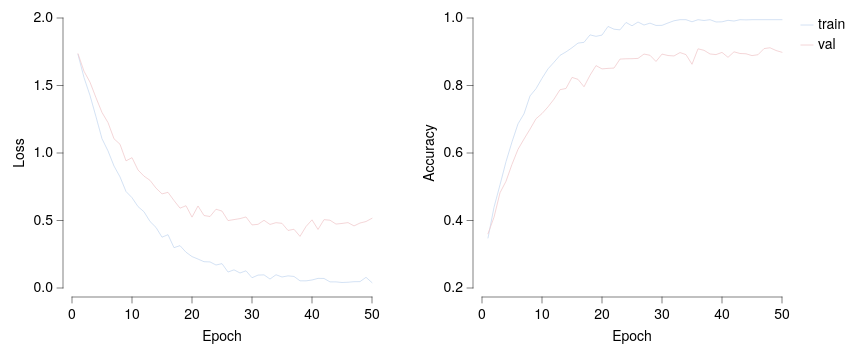

The specification (Vega-Lite) saved for this image:
### Vega-Lite specification from a JSON file in a GitHub repository (floating-point values rounded to 4 significant figures)
{"background": null, "config": {"arc": {"fill": "#DBDBDB", "fillOpacity": 1.0, "innerRadius": 33.75, "padAngle": 0.03, "stroke": "black", "strokeOpacity": 1, "strokeWidth": 0.25}, "area": {"fill": "#DBDBDB", "fillOpacity": 1.0, "stroke": "black", "strokeOpacity": 1, "strokeWidth": 0.25}, "axis": {"domain": true, "domainCap": "round", "domainColor": "black", "domainWidth": 0.25, "grid": false, "gridCap": "round", "gridColor": "#F1F1F1", "gridDash": [0, 0], "gridOpacity": 1.0, "gridWidth": 0.25, "labelColor": "black", "labelFont": "Helvetica Neue, HelveticaNeue, Helvetica, Arial, sans-serif", "labelFontSize": 7, "labelFontStyle": "normal", "labelFontWeight": 400, "offset": 4.5, "ticks": true, "tickCap": "round", "tickColor": "black", "tickRound": false, "tickSize": 3, "tickWidth": 0.25, "titleColor": "black", "titleFont": "Helvetica Neue, HelveticaNeue, Helvetica, Arial, sans-serif", "titleFontSize": 7, "titleFontStyle": "normal", "titleFontWeight": 400}, "axisX": {"domain": true, "labelAlign": "center", "labelAngle": 0, "labels": true, "ticks": true, "translate": 0}, "axisY": {"domain": true, "labelAlign": "right", "labelAngle": 0, "labels": true, "ticks": true, "translate": 0}, "axisRight": {"domain": true, "labelAlign": "left", "labelAngle": 0, "labels": true, "ticks": true, "translate": 0}, "axisTop": {"domain": true, "labelAlign": "center", "labelAngle": 0, "labels": true, "ticks": true, "translate": 0}, "axisBand": {"tickOffset": 0}, "bar": {"fill": "#DBDBDB", "fillOpacity": 1.0, "stroke": "black", "strokeOpacity": 1, "strokeWidth": 0.25}, "boxplot": {"size": 12.15, "ticks": {"cornerRadius": 0.25, "fill": "black", "opacity": 1, "size": 6.075, "thickness": 0.25}, "box": {"fillOpacity": 1.0, "stroke": "black", "strokeOpacity": 1, "strokeWidth": 0.25}, "median": {"cornerRadius": 0, "fill": "black", "fillOpacity": 1.0, "opacity": 1, "size": 12.15, "thickness": 0.25}, "rule": {"fill": "black", "fillOpacity": 1.0, "size": 13.5, "stroke": "black", "strokeDash": [0, 0], "strokeOpacity": 1, "strokeWidth": 0.25}, "outliers": {"color": "black", "fill": "black", "fillOpacity": 1.0, "size": 0, "stroke": "black", "strokeOpacity": 1, "strokeWidth": 0.25}}, "circle": {"fill": "black", "fillOpacity": 1.0, "size": 0.675, "stroke": null, "strokeOpacity": 1, "strokeWidth": 0.25}, "errorband": {"band": {"fillOpacity": 0.6, "stroke": null, "strokeWidth": 0.25, "strokeOpacity": 1}, "borders": {"opacity": 0, "strokeOpacity": 0.25, "strokeWidth": 1}}, "errorbar": {"opacity": 1, "rule": {"strokeDash": [0, 0], "strokeWidth": 0.25}, "ticks": {"color": "black", "cornerRadius": 0.125, "opacity": 1, "size": 8.1, "thickness": 0.25}, "thickness": 0.25}, "font": "Helvetica Neue, HelveticaNeue, Helvetica, Arial, sans-serif", "geoshape": {"fill": "#DBDBDB", "fillOpacity": 1.0, "stroke": "black", "strokeOpacity": 1, "strokeWidth": 0.25}, "header": {"labelColor": "black", "labelFont": "Helvetica Neue, HelveticaNeue, Helvetica, Arial, sans-serif", "labelFontSize": 7, "labelFontStyle": "normal", "labelFontWeight": 400, "titleColor": "black", "titleFont": "Helvetica Neue, HelveticaNeue, Helvetica, Arial, sans-serif", "titleFontSize": 7, "titleFontStyle": "normal", "titleFontWeight": 400, "titlePadding": 0}, "legend": {"disable": false, "offset": 4.5, "titlePadding": 4, "labelOffset": 2, "gradientLabelOffset": 2, "gradientLength": 67.5, "gradientThickness": 6.75, "gradientOpacity": 1.0, "gradientStrokeColor": "black", "gradientStrokeWidth": 0.25, "labelColor": "black", "labelFont": "Helvetica Neue, HelveticaNeue, Helvetica, Arial, sans-serif", "labelFontSize": 7, "labelFontStyle": "normal", "labelFontWeight": 400, "strokeColor": "black", "strokeWidth": 0, "symbolSize": 42, "symbolStrokeColor": "black", "symbolStrokeWidth": 0.25, "titleColor": "black", "titleFont": "Helvetica Neue, HelveticaNeue, Helvetica, Arial, sans-serif", "titleFontSize": 7, "titleFontStyle": "normal", "titleFontWeight": 400}, "line": {"color": "black", "stroke": "black", "strokeCap": "round", "strokeDash": [0, 0], "strokeOpacity": 1, "strokeWidth": 0.375}, "point": {"filled": true, "fill": "#DBDBDB", "fillOpacity": 1.0, "size": 6.75, "stroke": "black", "strokeOpacity": 1, "strokeWidth": 0.25}, "range": {"category": ["#C6D9F1", "#F1C9CB", "#FEF0B9", "#CEE37A", "#7AA8E0", "#E589A3", "#FDDD5D", "#68B961", "#4177B1", "#C35082", "#E5C227", "#438156"], "diverging": {"scheme": ["#C35082", "#CE6D94", "#D989A7", "#E2A4BA", "#EABFCE", "#F1DBE2", "#F6F6F6", "#D7E0EB", "#B9CBE0", "#9BB6D5", "#7DA1C9", "#5F8CBD", "#4177B1"]}, "heatmap": {"scheme": ["#32022B", "#43044D", "#4C196E", "#4D338C", "#484DA6", "#3A68BB", "#1D83CA", "#1D9CCB", "#23B5C9", "#28CDC5", "#4DE0B4", "#91EE9F"]}, "ordinal": {"scheme": ["#F1F1F1", "#DBDBDB", "#C6C6C6", "#B2B2B2", "#9D9D9D", "#898989", "#767676", "#636363", "#515151", "#404040", "#2F2F2F", "#1F1F1F"]}, "ramp": {"scheme": ["#32022B", "#43044D", "#4C196E", "#4D338C", "#484DA6", "#3A68BB", "#1D83CA", "#1D9CCB", "#23B5C9", "#28CDC5", "#4DE0B4", "#91EE9F"]}}, "rule": {"color": "black", "stroke": "black", "strokeCap": "round", "strokeDash": [2, 2], "strokeOpacity": 1, "strokeWidth": 0.25}, "scale": {"bandPaddingInner": 0.1, "bandPaddingOuter": 0.1, "round": false}, "rect": {"fill": "#DBDBDB", "fillOpacity": 1.0, "stroke": "black", "strokeOpacity": 1, "strokeWidth": 0.25}, "square": {"fill": "#DBDBDB", "fillOpacity": 1.0, "size": 13.5, "stroke": "black", "strokeOpacity": 1, "strokeWidth": 0.25}, "text": {"color": "black", "font": "Helvetica Neue, HelveticaNeue, Helvetica, Arial, sans-serif", "fontSize": 7, "fontStyle": "normal", "fontWeight": 400}, "tick": {"color": "black", "cornerRadius": 0.125, "opacity": 1.0, "size": 12.15, "thickness": 0.25}, "title": {"anchor": "middle", "frame": "group", "color": "black", "font": "Helvetica Neue, HelveticaNeue, Helvetica, Arial, sans-serif", "fontSize": 7, "fontStyle": "normal", "fontWeight": 400, "subtitleColor": "black", "subtitleFont": "Helvetica Neue, HelveticaNeue, Helvetica, Arial, sans-serif", "subtitleFontSize": "Helvetica Neue, HelveticaNeue, Helvetica, Arial, sans-serif", "subtitleFontStyle": "normal", "subtitleFontWeight": 400}, "trail": {"color": "black", "opacity": 1, "size": 0.375}, "view": {"continuousWidth": 150, "continuousHeight": 135, "discreteWidth": 150, "discreteHeight": 135, "fill": null, "stroke": null, "strokeWidth": 0.25}}, "hconcat": [{"mark": {"type": "line"}, "encoding": {"color": {"field": "split", "sort": ["train", "val"], "title": null, "type": "nominal"}, "x": {"field": "epoch", "scale": {"domain": [0, 50], "nice": false}, "title": "Epoch", "type": "quantitative"}, "y": {"field": "loss", "scale": {"domain": [0, 2]}, "title": "Loss", "type": "quantitative"}}}, {"mark": {"type": "line"}, "encoding": {"color": {"field": "split", "sort": ["train", "val"], "title": null, "type": "nominal"}, "x": {"field": "epoch", "scale": {"domain": [0, 50], "nice": false}, "title": "Epoch", "type": "quantitative"}, "y": {"field": "accuracy", "scale": {"domain": [0.2, 1]}, "title": "Accuracy", "type": "quantitative"}}}], "data": {"name": "data-7a4b3c2260c15d07dc72bae3f59f8ddc"}, "resolve": {"scale": {"y": "independent"}}, "$schema": "https://vega.github.io/schema/vega-lite/v6.4.1.json", "datasets": {"data-7a4b3c2260c15d07dc72bae3f59f8ddc": [{"epoch": 1, "split": "train", "loss": 1.73, "accuracy": 0.3481}, {"epoch": 2, "split": "train", "loss": 1.559, "accuracy": 0.4391}, {"epoch": 3, "split": "train", "loss": 1.426, "accuracy": 0.5057}, {"epoch": 4, "split": "train", "loss": 1.268, "accuracy": 0.5742}, {"epoch": 5, "split": "train", "loss": 1.106, "accuracy": 0.6329}, {"epoch": 6, "split": "train", "loss": 1.015, "accuracy": 0.6864}, {"epoch": 7, "split": "train", "loss": 0.9036, "accuracy": 0.7162}, {"epoch": 8, "split": "train", "loss": 0.8233, "accuracy": 0.769}, {"epoch": 9, "split": "train", "loss": 0.7148, "accuracy": 0.7905}, {"epoch": 10, "split": "train", "loss": 0.6691, "accuracy": 0.8213}, {"epoch": 11, "split": "train", "loss": 0.6032, "accuracy": 0.8493}, {"epoch": 12, "split": "train", "loss": 0.5645, "accuracy": 0.8689}, {"epoch": 13, "split": "train", "loss": 0.4929, "accuracy": 0.8893}, {"epoch": 14, "split": "train", "loss": 0.4487, "accuracy": 0.8995}, {"epoch": 15, "split": "train", "loss": 0.3765, "accuracy": 0.9119}, {"epoch": 16, "split": "train", "loss": 0.3949, "accuracy": 0.9256}, {"epoch": 17, "split": "train", "loss": 0.2986, "accuracy": 0.9279}, {"epoch": 18, "split": "train", "loss": 0.3137, "accuracy": 0.95}, {"epoch": 19, "split": "train", "loss": 0.2651, "accuracy": 0.9457}, {"epoch": 20, "split": "train", "loss": 0.2327, "accuracy": 0.9494}, {"epoch": 21, "split": "train", "loss": 0.2144, "accuracy": 0.975}, {"epoch": 22, "split": "train", "loss": 0.1948, "accuracy": 0.9668}, {"epoch": 23, "split": "train", "loss": 0.1932, "accuracy": 0.9649}, {"epoch": 24, "split": "train", "loss": 0.1704, "accuracy": 0.9868}, {"epoch": 25, "split": "train", "loss": 0.1804, "accuracy": 0.9769}, {"epoch": 26, "split": "train", "loss": 0.1183, "accuracy": 0.9881}, {"epoch": 27, "split": "train", "loss": 0.1345, "accuracy": 0.9792}, {"epoch": 28, "split": "train", "loss": 0.1113, "accuracy": 0.9848}, {"epoch": 29, "split": "train", "loss": 0.1274, "accuracy": 0.978}, {"epoch": 30, "split": "train", "loss": 0.07601, "accuracy": 0.9782}, {"epoch": 31, "split": "train", "loss": 0.0955, "accuracy": 0.9852}, {"epoch": 32, "split": "train", "loss": 0.09743, "accuracy": 0.9918}, {"epoch": 33, "split": "train", "loss": 0.0663, "accuracy": 0.995}, {"epoch": 34, "split": "train", "loss": 0.09824, "accuracy": 0.995}, {"epoch": 35, "split": "train", "loss": 0.08157, "accuracy": 0.9888}, {"epoch": 36, "split": "train", "loss": 0.0899, "accuracy": 0.995}, {"epoch": 37, "split": "train", "loss": 0.08553, "accuracy": 0.9926}, {"epoch": 38, "split": "train", "loss": 0.05317, "accuracy": 0.995}, {"epoch": 39, "split": "train", "loss": 0.05297, "accuracy": 0.9883}, {"epoch": 40, "split": "train", "loss": 0.05926, "accuracy": 0.9887}, {"epoch": 41, "split": "train", "loss": 0.07119, "accuracy": 0.9932}, {"epoch": 42, "split": "train", "loss": 0.07063, "accuracy": 0.991}, {"epoch": 43, "split": "train", "loss": 0.04534, "accuracy": 0.995}, {"epoch": 44, "split": "train", "loss": 0.0452, "accuracy": 0.9944}, {"epoch": 45, "split": "train", "loss": 0.04083, "accuracy": 0.995}, {"epoch": 46, "split": "train", "loss": 0.04269, "accuracy": 0.995}, {"epoch": 47, "split": "train", "loss": 0.04668, "accuracy": 0.995}, {"epoch": 48, "split": "train", "loss": 0.0472, "accuracy": 0.995}, {"epoch": 49, "split": "train", "loss": 0.07908, "accuracy": 0.995}, {"epoch": 50, "split": "train", "loss": 0.03975, "accuracy": 0.995}, {"epoch": 1, "split": "val", "loss": 1.736, "accuracy": 0.3608}, {"epoch": 2, "split": "val", "loss": 1.606, "accuracy": 0.4097}, {"epoch": 3, "split": "val", "loss": 1.525, "accuracy": 0.4821}, {"epoch": 4, "split": "val", "loss": 1.409, "accuracy": 0.5162}, {"epoch": 5, "split": "val", "loss": 1.3, "accuracy": 0.5664}, {"epoch": 6, "split": "val", "loss": 1.225, "accuracy": 0.6108}, {"epoch": 7, "split": "val", "loss": 1.105, "accuracy": 0.6413}, {"epoch": 8, "split": "val", "loss": 1.065, "accuracy": 0.6706}, {"epoch": 9, "split": "val", "loss": 0.9417, "accuracy": 0.7014}, {"epoch": 10, "split": "val", "loss": 0.9653, "accuracy": 0.7168}, {"epoch": 11, "split": "val", "loss": 0.8741, "accuracy": 0.7367}, {"epoch": 12, "split": "val", "loss": 0.8286, "accuracy": 0.7596}, {"epoch": 13, "split": "val", "loss": 0.7974, "accuracy": 0.7875}, {"epoch": 14, "split": "val", "loss": 0.7398, "accuracy": 0.7912}, {"epoch": 15, "split": "val", "loss": 0.6971, "accuracy": 0.824}, {"epoch": 16, "split": "val", "loss": 0.7087, "accuracy": 0.8182}, {"epoch": 17, "split": "val", "loss": 0.6479, "accuracy": 0.7962}, {"epoch": 18, "split": "val", "loss": 0.5915, "accuracy": 0.8303}, {"epoch": 19, "split": "val", "loss": 0.6094, "accuracy": 0.859}, {"epoch": 20, "split": "val", "loss": 0.5248, "accuracy": 0.8492}, {"epoch": 21, "split": "val", "loss": 0.6076, "accuracy": 0.8507}, {"epoch": 22, "split": "val", "loss": 0.5369, "accuracy": 0.8516}, {"epoch": 23, "split": "val", "loss": 0.5295, "accuracy": 0.8783}, {"epoch": 24, "split": "val", "loss": 0.5836, "accuracy": 0.8792}, {"epoch": 25, "split": "val", "loss": 0.5697, "accuracy": 0.8795}, {"epoch": 26, "split": "val", "loss": 0.4994, "accuracy": 0.8802}, {"epoch": 27, "split": "val", "loss": 0.5068, "accuracy": 0.8932}, {"epoch": 28, "split": "val", "loss": 0.514, "accuracy": 0.8895}, {"epoch": 29, "split": "val", "loss": 0.5262, "accuracy": 0.8712}, {"epoch": 30, "split": "val", "loss": 0.4672, "accuracy": 0.8931}, {"epoch": 31, "split": "val", "loss": 0.4716, "accuracy": 0.8888}, {"epoch": 32, "split": "val", "loss": 0.5014, "accuracy": 0.8875}, {"epoch": 33, "split": "val", "loss": 0.4707, "accuracy": 0.8976}, {"epoch": 34, "split": "val", "loss": 0.4839, "accuracy": 0.8914}, {"epoch": 35, "split": "val", "loss": 0.4789, "accuracy": 0.8629}, {"epoch": 36, "split": "val", "loss": 0.4264, "accuracy": 0.9087}, {"epoch": 37, "split": "val", "loss": 0.4351, "accuracy": 0.9043}, {"epoch": 38, "split": "val", "loss": 0.3825, "accuracy": 0.8934}, {"epoch": 39, "split": "val", "loss": 0.4553, "accuracy": 0.8915}, {"epoch": 40, "split": "val", "loss": 0.505, "accuracy": 0.8981}, {"epoch": 41, "split": "val", "loss": 0.4336, "accuracy": 0.8835}, {"epoch": 42, "split": "val", "loss": 0.5064, "accuracy": 0.8998}, {"epoch": 43, "split": "val", "loss": 0.5021, "accuracy": 0.8948}, {"epoch": 44, "split": "val", "loss": 0.4735, "accuracy": 0.8939}, {"epoch": 45, "split": "val", "loss": 0.4782, "accuracy": 0.8885}, {"epoch": 46, "split": "val", "loss": 0.4844, "accuracy": 0.8912}, {"epoch": 47, "split": "val", "loss": 0.4599, "accuracy": 0.9093}, {"epoch": 48, "split": "val", "loss": 0.4812, "accuracy": 0.9118}, {"epoch": 49, "split": "val", "loss": 0.4924, "accuracy": 0.9037}, {"epoch": 50, "split": "val", "loss": 0.5164, "accuracy": 0.8983}]}}
